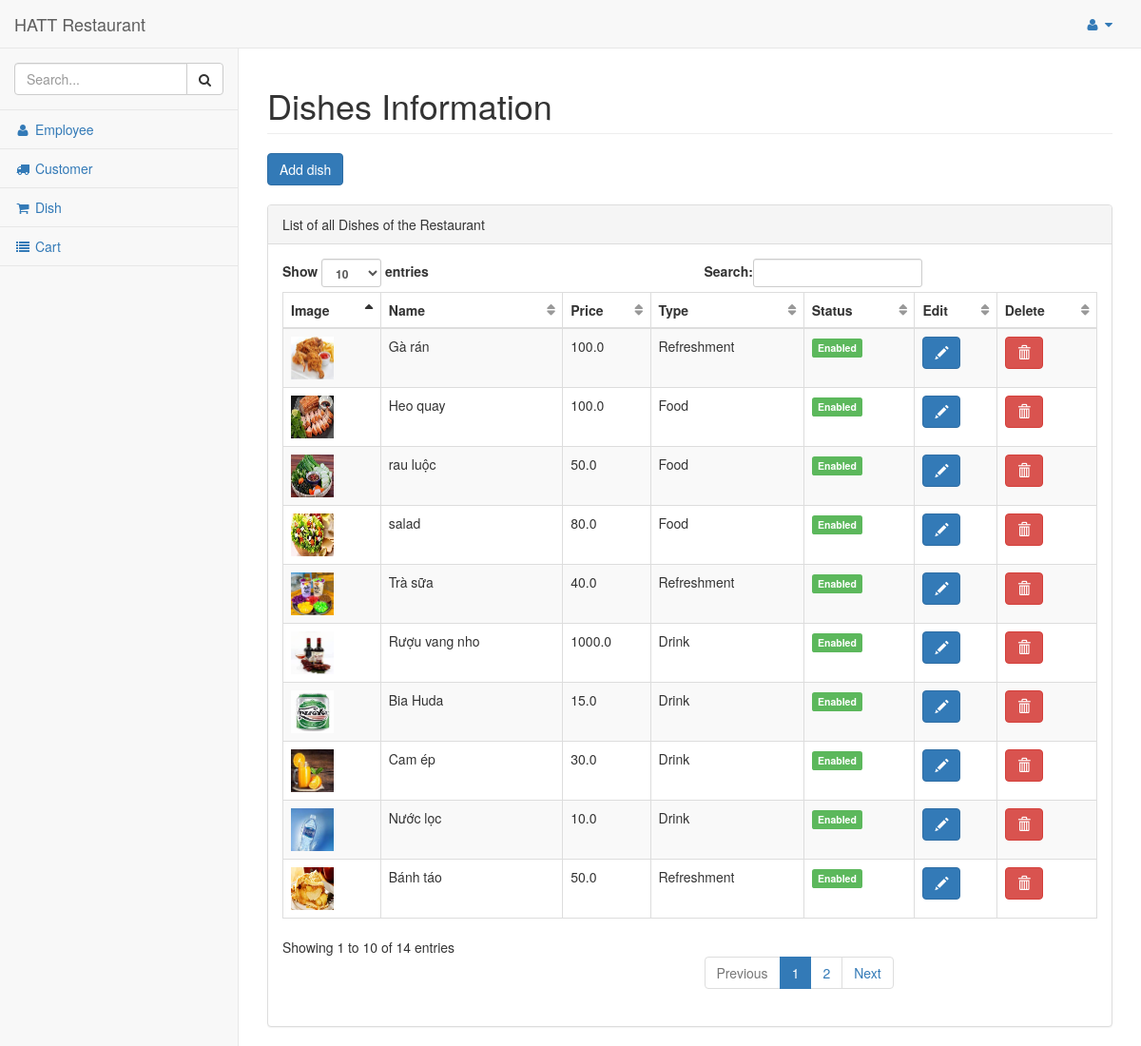
Page /dashboard/dish_list/ on the earlier database version.
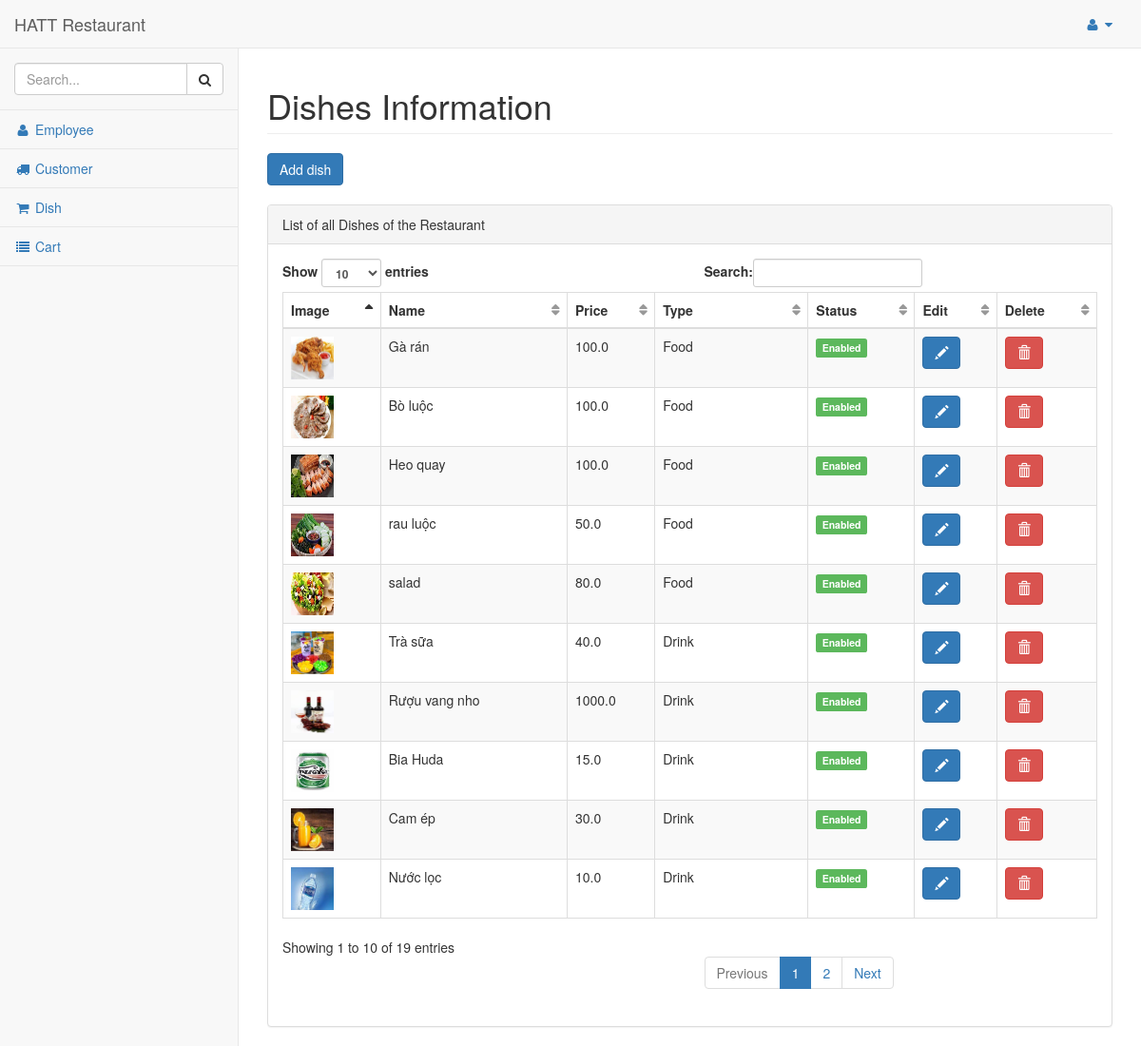
Same page on the later database version.
### res/models.py (models this page shows, shortened)
class Dish(models.Model):
    menu = models.ForeignKey(Menu, on_delete=models.CASCADE)
    disabled = 'Disabled'
    enabled = 'Enabled'
    STATUS = (
        (disabled, disabled),
        (enabled, enabled),
    )
    name = models.CharField(max_length=250)
    status = models.CharField(max_length=50, choices=STATUS)
    price = models.FloatField()
    image = models.FileField(blank=True, null=True)

### res/views.py (the view)
# urls.py: re_path(r'^menu/dish_list/dish_details/(?P<id>\d+)/$',
def dish_list(request):
    dishes = Dish.objects.all()
    return render(request, 'admin/dish.html', {'dishes': dishes})

### res/templates/admin/dish.html (shortened to what this page needs)
{% load static %}
{% include "includes/base.html" %}
{% include "includes/navbarheader.html" %}
{% include "includes/navtop.html"%}
{% include "includes/sidemenu.html" %}
</nav>
<div id="page-wrapper">
    <div class="row">
        <div class="col-lg-12">
            <h1 class="page-header">Dishes Information</h1>
            <button type="button" class="btn btn-primary" data-toggle="modal" data-target="#adddish">
                Add dish
            </button>
            <br><br>
        </div>
    </div>
    <div class="row">
        <div class="col-lg-12">
            <div class="panel panel-default">
                <div class="panel-heading">
                    List of all Dishes of the Restaurant
                </div>
                <div class="panel-body">
                    <table width="100%" class="table table-striped table-bordered table-hover" id="dataTables-example">
                        <thead>
                            <tr>
                                <th>Image</th>
                                <th>Name</th>
                                <th>Price</th>
                                <th>Type</th>
                                <th>Status</th>
                                <th>Edit</th>
                                <th>Delete</th>
                            </tr>
                        </thead>
                        <tbody>
                            {% for dish in dishes %}
                            <tr>
                                <td><img src="/media/{{dish.image}}" alt="Mô tả hình ảnh" width="45" height="45"></td>
                                <td>{{dish.name}}</td>
                                <td>{{dish.price}}</td>
                                <td>{% if dish.menu_id == 1 %}
                                        <p>Food</p>
                                    {% elif dish.menu_id == 2 %}
                                        <p>Drink</p>
                                    {% else %}
                                        <p>Refreshment</p>
                                    {% endif %}
                                </td>
                                <td>{% if dish.status == 'Enabled' %}
                                    <span class="label label-success">Enabled</span>
                                    {% else %}
                                    <span class="label label-danger">Disabled</span>
                                    {% endif %}
                                </td>
                                <td>
                                    <button type="button" class="btn btn-primary" data-toggle="modal" data-target="#myModal{{dish.id}}" title="Mở cửa sổ sửa đổi">
                                        <span class="glyphicon glyphicon-pencil" aria-hidden="true"></span>
                                    </button>
                                </td>
                                <td>
                                    <button type="button" class="btn btn-danger" data-toggle="modal" data-target="#deleteModal{{dish.id}}">
                                        <span class="glyphicon glyphicon-trash"></span>
                                    </button>
                                </td>
                            </tr>
                            {% endfor %}
                        </tbody>
                    </table>
                </div>
            </div>
        </div>
    </div>
</div>
</div>
</body>
</html>

Differences in the rows shown:
no longer on this page (row unchanged): Dish: image (picture), name "Bánh táo", price "50.0", shows "Refreshment", status "Enabled"
changed Dish "Gà rán": menu_id "Refreshment" → "Food"
added Dish: image (picture), name "Bò luộc", price "100.0", shows "Food", status "Enabled"
changed Dish "Trà sữa": menu_id "Refreshment" → "Drink"
Other differences:
text written by a page script: "Show entries Search: Showing 1 to 10 of 14 entries Previous 1 2 Next" → "Show entries Search: Showing 1 to 10 of 19 entries Previous 1 2 Next"
